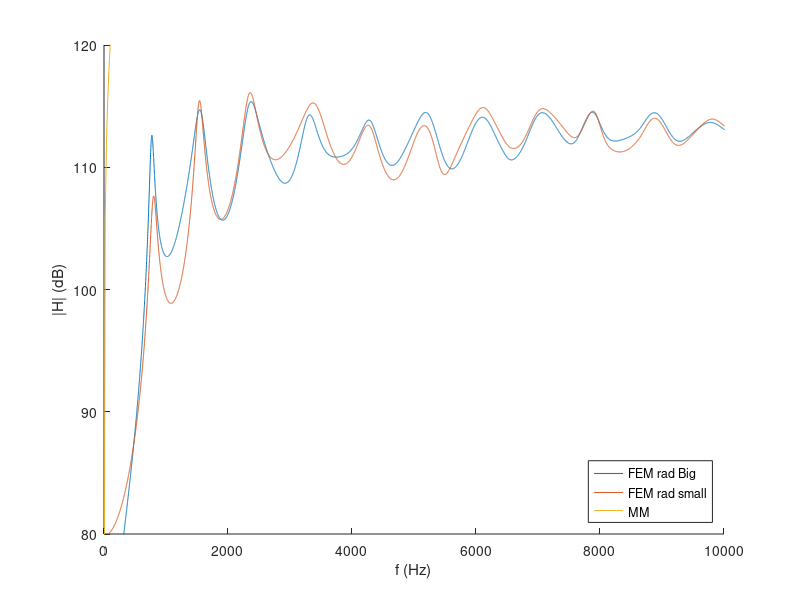
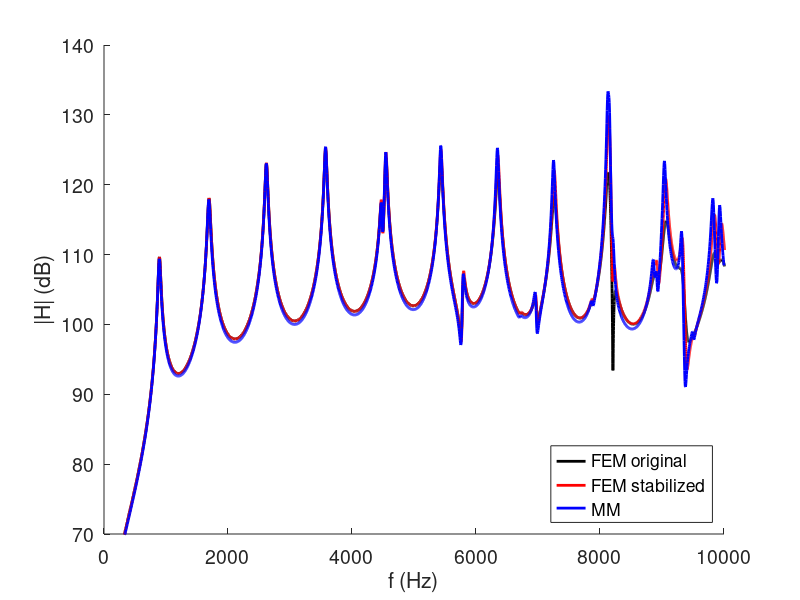

The MATLAB script that drew these images, in order:
% compare FEM and MM for the elephant trunk test case

ftSize = 14;

load elephant_radbig_coarse_out_3D.mat
Hrb = H;
load elephant_rad_out_3D.mat
load elephant_ac_press_MM.txt

% conversion factor from CGS to MKSA
input_area = pi*0.75*0.75;
norm_area = pi*3*3;
l = 0.25;
fac = (10^5)/2/pi;

figure
hold on
plot(f, 20*log10(abs(Hrb)))
plot(f, 20*log10(abs(H)))
plot(elephant_ac_press_MM(:,1), 20*log10(fac*elephant_ac_press_MM(:,2)))
xlim([0 10000])
ylim([80 120])
xlabel('f (Hz)')
ylabel('|H| (dB)')
legend('FEM rad Big', 'FEM rad small', 'MM', 'location', 'southeast')


%% zero pressure at the opening

load elephant_p0_out_3D.mat
Hp0_orig = H;
load elephant_p0_stabilized_out_3D.mat
load elephant_ac_press_MM_p0.txt

fac = input_area*(10^5);

figure
hold on
plot(f, 20*log10(abs(Hp0_orig)), 'k', 'linewidth', 2)
plot(f, 20*log10(abs(H)), 'r', 'linewidth', 2)
plot(elephant_ac_press_MM_p0(:,1), 20*log10(fac*elephant_ac_press_MM_p0(:,2)), 'b', 'linewidth', 2)

xlim([0 10000])
ylim([70 140])
xlabel('f (Hz)')
ylabel('|H| (dB)')
h = legend('FEM original','FEM stabilized', 'MM', 'location', 'southeast');
set(h, 'fontsize', ftSize);
set(gca, 'fontsize', ftSize);
